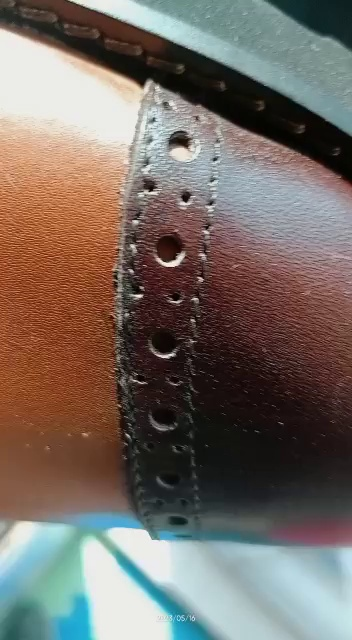
#> input picture image_1b.jpg, 352 x 640 px
$ python grad_analyser.py
#> lines starting #> are read from the running program, lines starting #| are printed output that depends on the picture
# grad_analyser

import cv2
import pandas as pd

img_path = 'image_1b.jpg'
img = cv2.imread(img_path)
#> img is the input picture: shape (640, 352, 3); mean B, G, R 101.3, 108.4, 118.4
img = cv2.resize(img,(500,500))
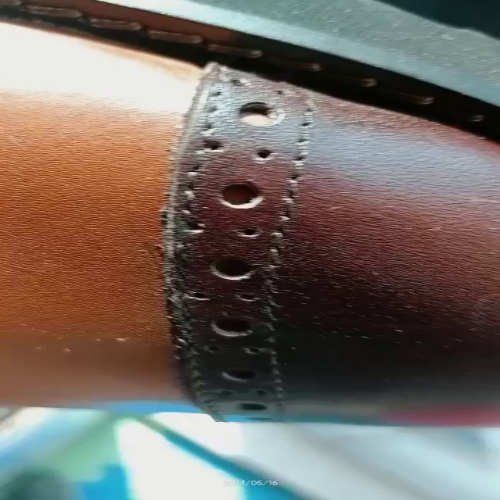
#> img: shape (500, 500, 3); mean B, G, R 101.2, 108.3, 118.3
import numpy as np


# declaring global variables (are used later on)
clicked = False
r = g = b = x_pos = y_pos = 0

# Reading csv file with pandas and giving names to each column
index = ["color", "color_name", "hex", "R", "G", "B"]
csv = pd.read_csv('colors.csv', names=index, header=None)
#> (reads colors.csv from the repository)


# function to calculate minimum distance from all colors and get the most matching color
def get_color_name(R, G, B):
    minimum = 10000
    for i in range(len(csv)):
        d = abs(R - int(csv.loc[i, "R"])) + abs(G - int(csv.loc[i, "G"])) + abs(B - int(csv.loc[i, "B"]))
        if d <= minimum:
            minimum = d
            cname = csv.loc[i, "color_name"]
    return cname


# function to get x,y coordinates of mouse double click
def draw_function(event, x, y, flags, param):
    if event == cv2.EVENT_LBUTTONDBLCLK:
        global b, g, r, x_pos, y_pos, clicked
        clicked = True
        x_pos = x
        y_pos = y
        b, g, r = img[y, x]
        b = int(b)
        g = int(g)
        r = int(r)


cv2.namedWindow('image')
cv2.setMouseCallback('image', draw_function)

while True:

    cv2.imshow("image",img)
    if clicked:

        # cv2.rectangle(image, start point, endpoint, color, thickness)-1 fills entire rectangle
        cv2.rectangle(img, (20, 20), (750, 60), (b, g, r), -1)

        # Creating text string to display( Color name and RGB values )
        text = get_color_name(r, g, b) + ' ( R=' + str(r) + ' G=' + str(g) + ' B=' + str(b)+' )'

        # cv2.putText(img,text,start,font(0-7),fontScale,color,thickness,lineType )
        cv2.putText(img, text, (50, 50), 2, 0.8, (255, 255, 255), 2, cv2.LINE_AA)

        # For very light colours we will display text in black colour
        if r + g + b >= 600:
            cv2.putText(img, text, (50, 50), 2, 0.8, (0, 0, 0), 2, cv2.LINE_AA)

        clicked = False

    # Break the loop when user hits 'esc' key
    if cv2.waitKey(20) & 0xFF == 27:
#> (key Esc is pressed here)
        break

cv2.destroyAllWindows()
